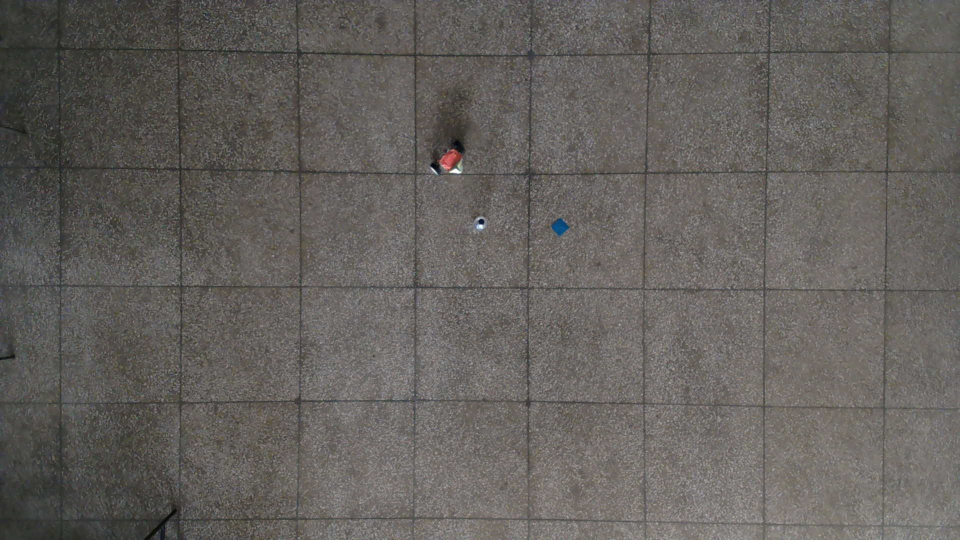
#> input picture Project/draw-train/a2.jpg, 1920 x 1080 px, given in place of the camera (shown at 1/2 size)
$ python color-trainer.py
#> lines starting #> are read from the running program, lines starting #| are printed output that depends on the picture; after the words box and inside, x2 and y2 are one past the last pixel; in counts of white or black regions, pixels touching at a corner belong together
import cv2
import numpy as np

def empty(a):
    pass

def stackImages(scale,imgArray):
    rows = len(imgArray)
    cols = len(imgArray[0])
    rowsAvailable = isinstance(imgArray[0], list)
    width = imgArray[0][0].shape[1]
    height = imgArray[0][0].shape[0]
    if rowsAvailable:
        for x in range ( 0, rows):
            for y in range(0, cols):
                if imgArray[x][y].shape[:2] == imgArray[0][0].shape [:2]:
                    imgArray[x][y] = cv2.resize(imgArray[x][y], (0, 0), None, scale, scale)
                else:
                    imgArray[x][y] = cv2.resize(imgArray[x][y], (imgArray[0][0].shape[1], imgArray[0][0].shape[0]), None, scale, scale)
                if len(imgArray[x][y].shape) == 2: imgArray[x][y]= cv2.cvtColor( imgArray[x][y], cv2.COLOR_GRAY2BGR)
        imageBlank = np.zeros((height, width, 3), np.uint8)
        hor = [imageBlank]*rows
        hor_con = [imageBlank]*rows
        for x in range(0, rows):
            hor[x] = np.hstack(imgArray[x])
        ver = np.vstack(hor)
    else:
        for x in range(0, rows):
            if imgArray[x].shape[:2] == imgArray[0].shape[:2]:
                imgArray[x] = cv2.resize(imgArray[x], (0, 0), None, scale, scale)
            else:
                imgArray[x] = cv2.resize(imgArray[x], (imgArray[0].shape[1], imgArray[0].shape[0]), None,scale, scale)
            if len(imgArray[x].shape) == 2: imgArray[x] = cv2.cvtColor(imgArray[x], cv2.COLOR_GRAY2BGR)
        hor= np.hstack(imgArray)
        ver = hor
    return ver


path = 'Resources/lambo.png'
cv2.namedWindow("TrackBars")
cv2.resizeWindow("TrackBars",640,240)
cv2.createTrackbar("Hue Min","TrackBars",0,255,empty)
cv2.createTrackbar("Hue Max","TrackBars",19,255,empty)
cv2.createTrackbar("Sat Min","TrackBars",110,255,empty)
cv2.createTrackbar("Sat Max","TrackBars",240,255,empty)
cv2.createTrackbar("Val Min","TrackBars",153,255,empty)
cv2.createTrackbar("Val Max","TrackBars",255,255,empty)

cap = cv2.VideoCapture(1,cv2.CAP_DSHOW)

def get_array(x):
    r = "[" + str(x[0]) + "," + str(x[1]) + "," + str(x[2]) + "]"
    return r

prev_lower = np.array([0,0,0])
prev_upper = np.array([0,0,0])

while True:
    # img = cv2.imread(path)
    ret, img = cap.read()
#> img is the input picture: shape (1080, 1920, 3); mean B, G, R 92.9, 96.6, 100.1
    imgHSV = cv2.cvtColor(img,cv2.COLOR_BGR2HSV)
#> imgHSV: shape (1080, 1920, 3); mean H, S, V 28.5, 20.3, 100.4
    h_min = cv2.getTrackbarPos("Hue Min","TrackBars")
    h_max = cv2.getTrackbarPos("Hue Max", "TrackBars")
    s_min = cv2.getTrackbarPos("Sat Min", "TrackBars")
    s_max = cv2.getTrackbarPos("Sat Max", "TrackBars")
    v_min = cv2.getTrackbarPos("Val Min", "TrackBars")
    v_max = cv2.getTrackbarPos("Val Max", "TrackBars")

    lower = np.array([h_min,s_min,v_min])
    upper = np.array([h_max,s_max,v_max])

    if(not(np.array_equal(lower,prev_lower) and np.array_equal(upper,prev_upper))):
        print("\nCurrent State:  [" + get_array(lower) + "," + get_array(upper) + "]\n")
        prev_lower = lower
        prev_upper = upper

    mask = cv2.inRange(imgHSV,lower,upper)
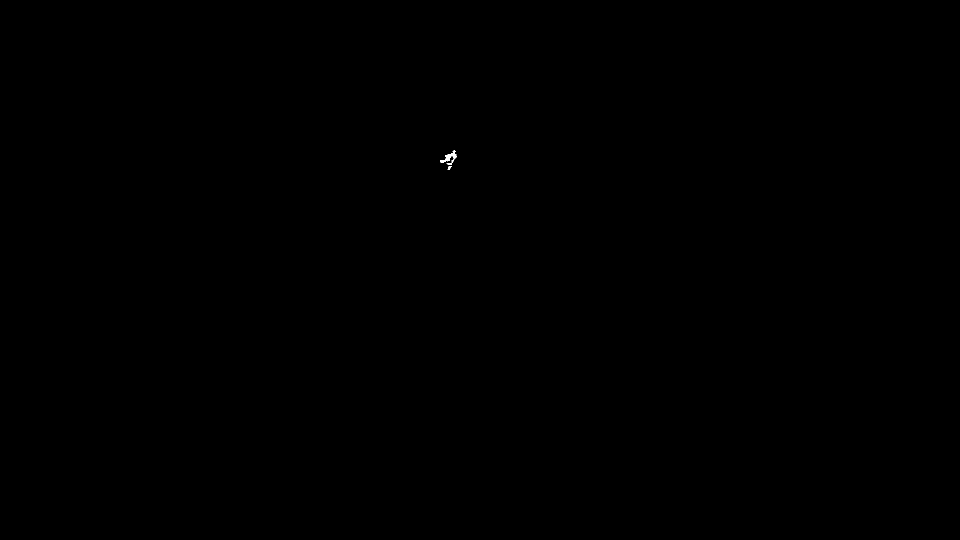
#> mask: shape (1080, 1920) (shown at 1/2 size); 0.02% white; 2 white regions, box (x1, y1, x2, y2) and area: (880, 300, 913, 330) 331, (895, 332, 903, 339) 30
    dilated = cv2.dilate(mask, np.ones((5,5)), iterations=1)
#> dilated: shape (1080, 1920); 0.04% white; 1 white region, box (x1, y1, x2, y2) and area: (878, 298, 915, 341) 823
    imgResult = cv2.bitwise_and(img,img,mask=mask)


    # [4 lines of commented-out code are left out]

    imgStack = stackImages(0.6,([img,imgHSV],[mask,dilated]))
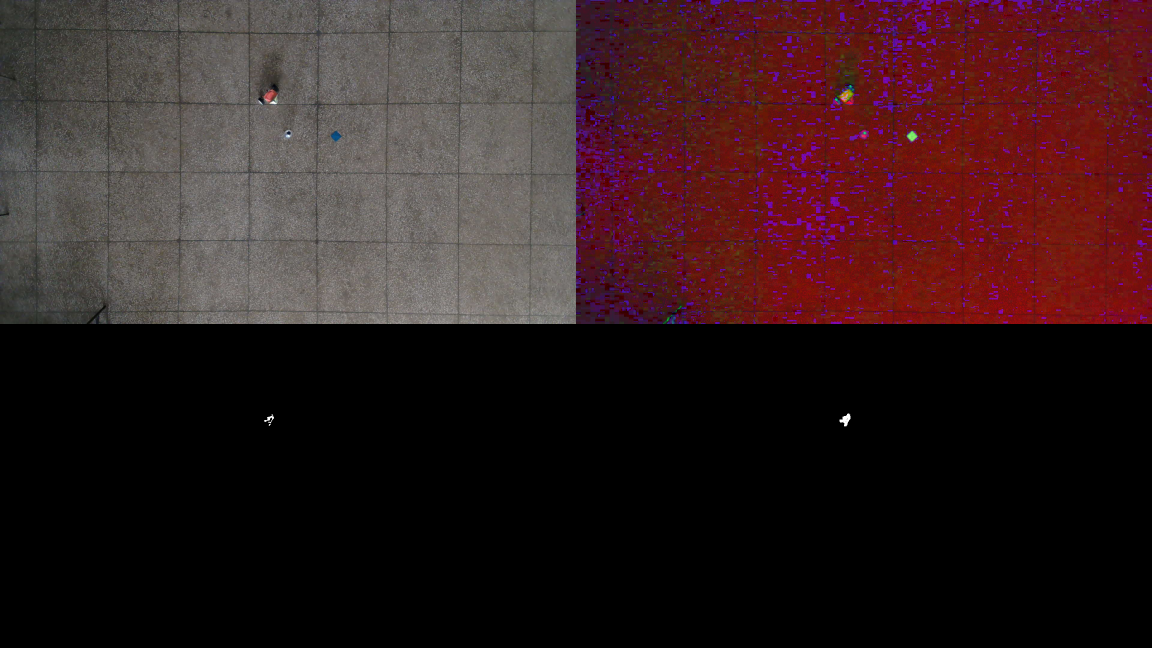
#> imgStack: shape (1296, 2304, 3) (shown at 1/2 size); mean B, G, R 30.4, 29.2, 50.1
    cv2.imshow("Stacked Images", imgStack)

    cv2.waitKey(1)
